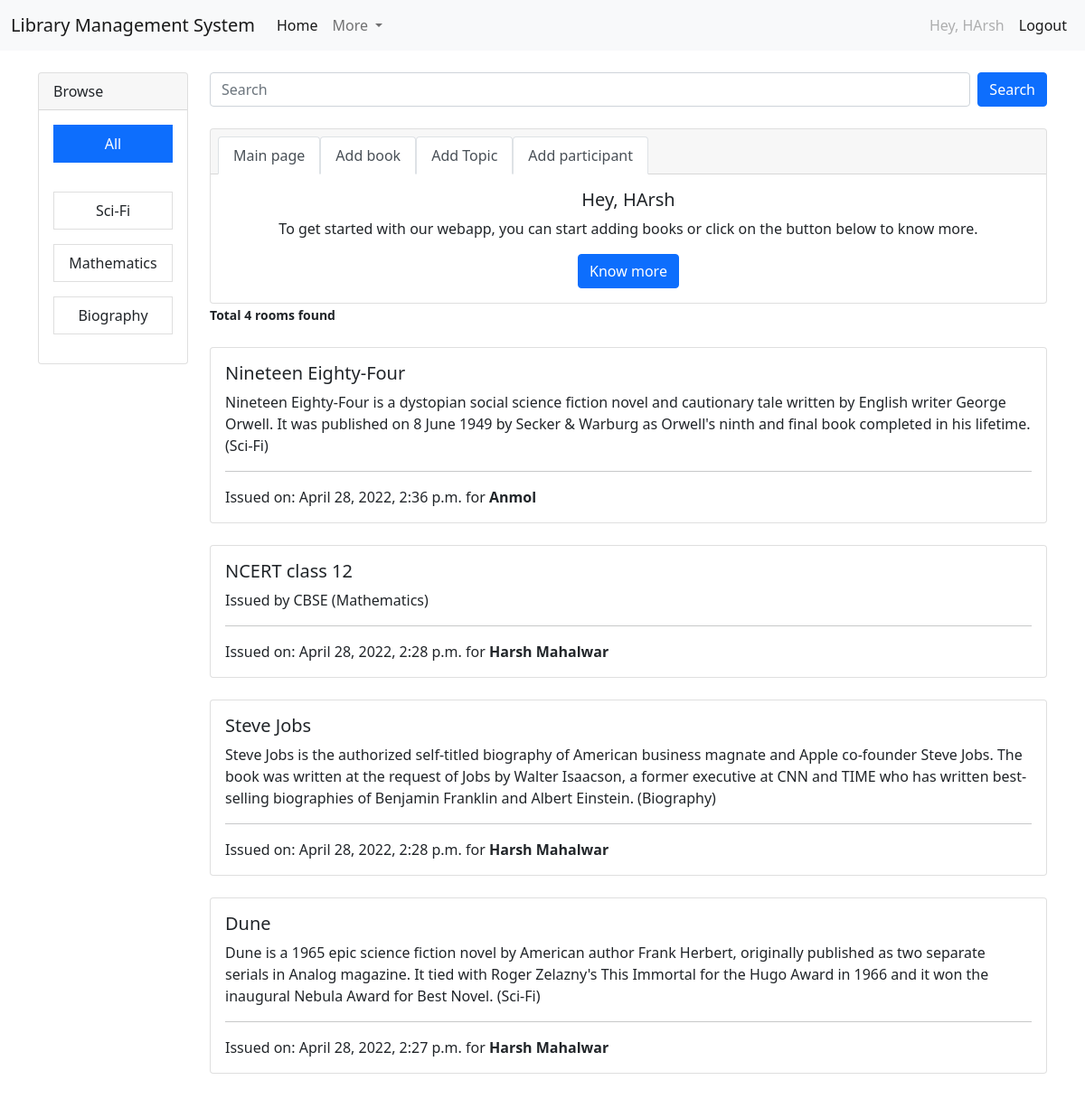
Screenshot of / (signed in) with the database file from the repository.
### core/models.py (models this page shows, shortened)
class Topic(models.Model):
    objects = None
    name = models.CharField(max_length=200)
    def __str__(self):
        return self.name

class book(models.Model):
    objects = None
    host = models.ForeignKey(User, on_delete=models.SET_NULL, null=True)
    id = models.AutoField(primary_key=True)
    topic = models.ForeignKey(Topic, on_delete=models.SET_NULL, null=True)
    participant = models.ForeignKey(participant, on_delete=models.SET_NULL, null=True)
    title = models.CharField(max_length=200)
    desc = models.TextField()
    created = models.DateTimeField(auto_now=True, null=True)
    updated = models.DateTimeField(auto_now_add=True, null=True)
    class Meta:
        ordering = ['-updated', '-created']

class participant(models.Model):
    objects = None
    name = models.CharField(max_length=200)
    def __str__(self):
        return self.name

### core/views.py (the view)
# urls.py: path('', views.home, name='home'),
def home(request):
    q = request.GET.get('q') if request.GET.get('q') != None else ''
    t = book.objects.filter(Q(topic__name__icontains=q) |
                              Q(title__icontains=q) |
                              Q(desc__icontains=q)|
                              Q(host__username__icontains=q)|
                            Q(participant__name__icontains=q)
                              )
    room_count = t.count()
    t1 = Topic.objects.all()
    context = {'books': t, 'topic': t1, 'room_count': room_count}
    return render(request, 'home.html', context)

### templates/home.html (shortened to what this page needs)
{% extends 'main.html' %}
{% block content %}
{% if request.user.is_authenticated %}
<div class="container my-4">
  <div class="row">
    <div class="col col-lg-2">
<div class="card">
  <div class="card-header">
    Browse
  </div>
  <div class="card-body">
    <p class="card-title"> <a href = "{% url 'home' %}" class = "list-group-item list-group-item-action active text-center">All</a></p>
    <br>
    {% for t in topic %}
    <p class="nav-text"><a class = "list-group-item list-group-item-action text-center" href = "{% url 'home' %}?q={{t.name}}">{{t.name}}</a></p>
    {% endfor %}
  </div>
</div>
    </div>
    <div class="col ">
      <form class="d-flex" method = "GET" action = "{% url 'home' %}">
        <input class="form-control me-2" type="text" name = "q" placeholder="Search" aria-label="Search"/>
        <button class="btn btn-primary" type="submit">Search</button>
      </form>
      <br>
<div class="card text-center">
  <div class="card-header">
    <ul class="nav nav-tabs card-header-tabs">
      <li class="nav-item">
        <a class="nav-link active" aria-current="true" href="/">Main page</a>
      </li>
      <li class="nav-item">
        <a class="nav-link active" href="\add">Add book</a>
      </li>
      <li class="nav-item">
        <a class="nav-link active" href="\addTopic">Add Topic</a>
      </li>
      <li class="nav-item">
        <a class="nav-link active" href="\addParticipant">Add participant</a>
      </li>
    </ul>
  </div>
  <div class="card-body">
    <h5 class="card-title">Hey, {{user}}</h5>
    <p class="card-text">To get started with our webapp, you can start adding books or click on the button below to know more.</p>
    <a href="#" class="btn btn-primary">Know more</a>
  </div>
</div>
      {% if room_count > 0 %}
<small><b>Total {{room_count}} rooms found</b></small>
      {% else %}
      <small><b>ooppsssieee no room found</b></small>
      {% endif %}
      {% for bookk in books %}
      <div class="card my-4">
  <div class="card-body">
    <h5 class="card-title">{{bookk.title}}</h5>
    <p class="card-text">{{bookk.desc}} ({{bookk.topic}})</p>
      <hr>
      <p class="card-text">Issued on: {{bookk.created}} for <b>{{bookk.participant}}</b></p>
    </div>
  </div>
      {% endfor%}
    </div>
{% endif %}
{% endblock content %}

### templates/main.html (shortened to what this page needs)
<!doctype html>
<html lang="en">
  <head>
    <nav class="navbar navbar-expand-lg navbar-light bg-light">
  <div class="container-fluid">
    <a class="navbar-brand" href="\">Library Management System</a>
    <div class="collapse navbar-collapse" id="navbarSupportedContent">
      <ul class="navbar-nav me-auto mb-2 mb-lg-0">
        <li class="nav-item">
          <a class="nav-link active" aria-current="page" href='\'>Home</a>
        </li>
        <li class="nav-item dropdown">
          <a class="nav-link dropdown-toggle" href="#" id="navbarDropdown" role="button" data-bs-toggle="dropdown" aria-expanded="false">
            More
          </a>
        </li>
      </ul>
      <form class="d-flex">
        <ul class="navbar-nav me-auto mb-2 mb-lg-0">
        {% if request.user.is_authenticated %}
          <li>
        <a class = 'nav-link disabled' > Hey, {{user}}</a></li>
          <li>
        <a class="nav-link active" href = "{% url 'logout' %}">Logout</a></li>
       {% else %}
          <li>
       <a class = "nav-link" href = "{% url 'register' %}">Register</a></li>
       <li>
          <a class = "nav-link active" href = "{% url 'login' %}">Login</a></li>
       {% endif %}
        </ul>
      </form>
    </div>
  </div>
</nav>
    <link href="https://cdn.jsdelivr.net/npm/bootstrap@5.1.3/dist/css/bootstrap.min.css" rel="stylesheet">
  </head>
  <body>
  {% block content %}
  {% endblock %}
  </body>
</html>

### rows the page displays
Topic: name "Sci-Fi"
Topic: name "Mathematics"
Topic: name "Biography"
book: title "Nineteen Eighty-Four", desc "Nineteen Eighty-Four is a dystopian social science fiction novel and cautionary tale written by English writer George Orwell. It was published on 8 June 1949 by Secker & Warburg as Orwell's ninth and final book completed in his lifetime.", topic "Sci-Fi", created "April 28, 2022, 2:36 p.m.", participant "Anmol"
book: title "NCERT class 12", desc "Issued by CBSE", topic "Mathematics", created "April 28, 2022, 2:28 p.m.", participant "Harsh Mahalwar"
book: title "Steve Jobs", desc "Steve Jobs is the authorized self-titled biography of American business magnate and Apple co-founder Steve Jobs. The book was written at the request of Jobs by Walter Isaacson, a former executive at CNN and TIME who has written best-selling biographies of Benjamin Franklin and Albert Einstein.", topic "Biography", created "April 28, 2022, 2:28 p.m.", participant "Harsh Mahalwar"
book: title "Dune", desc "Dune is a 1965 epic science fiction novel by American author Frank Herbert, originally published as two separate serials in Analog magazine. It tied with Roger Zelazny's This Immortal for the Hugo Award in 1966 and it won the inaugural Nebula Award for Best Novel.", topic "Sci-Fi", created "April 28, 2022, 2:27 p.m.", participant "Harsh Mahalwar"

### other values shown
{{ user }} "HArsh"
{{ room_count }} "4"
